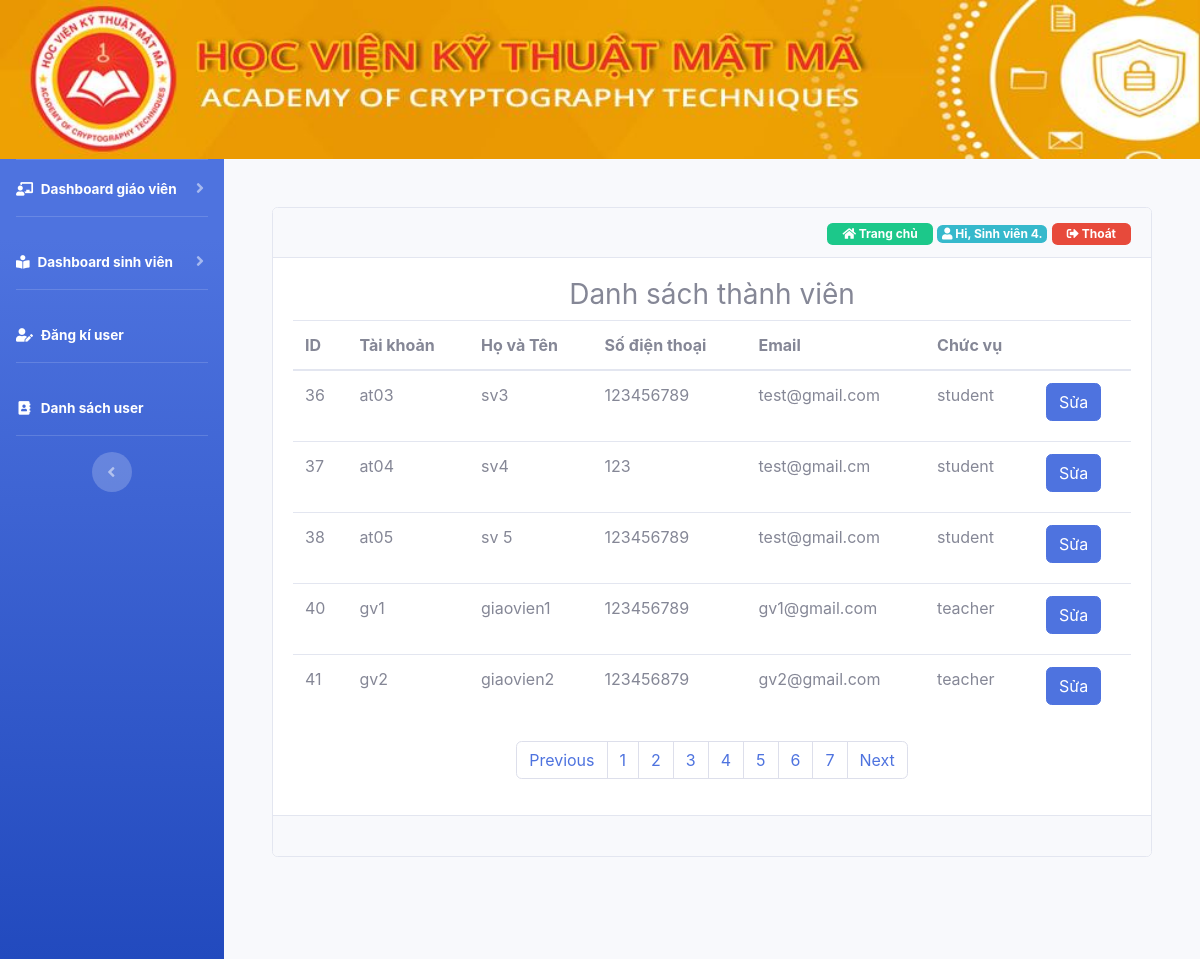
/ds-user.php?page=3 (signed in), run on the app's committed database.
### tables this page shows
CREATE TABLE `user` (
  `id` int(11) NOT NULL,
  `username` text NOT NULL,
  `password` text NOT NULL,
  `fullname` text NOT NULL,
  `phone` varchar(11) NOT NULL,
  `email` text NOT NULL,
  `permission` text NOT NULL
);

### ds-user.php (the view, shortened to what this page needs)
<!DOCTYPE html>
<html>
<head>
    <?php require_once('filecss.php') ?>
</head>
<body>
    <div class="container-fluid">
        <?php require_once('logo.php'); ?>
        <div class="main">
            <div id="wrapper">
                <div class="sidebar bg-gradient-primary">
                    <?php require_once('menu_left.php'); ?>
                </div>
                <div id="content-wrapper" class="d-flex flex-column p-5">
                    <div class="status">
                        <div class="card">
                            <div class="card-header text-right">
                                <?php require_once('home_page.php') ?>
                            </div>
                            <div class="card-body">
                                <h3 class="text-center">Danh sách thành viên</h3>
                                <div class="table-responsive">
                                    <table class="table table-hover table-inverse">
                                        <thead>
                                            <tr>
                                                <th>ID</th>
                                                <th>Tài khoản</th>
                                                <th>Họ và Tên</th>
                                                <th>Số điện thoại</th>
                                                <th>Email</th>
                                                <th>Chức vụ</th>
                                                <th></th>
                                            </tr>
                                        </thead>
                                        <tbody>
                                            <?php
                                            $sql_total = "select count(id) as total from user";
                                                $data = mysqli_query($con, $sql_total);
                                                $rows = mysqli_fetch_assoc($data);
                                                $total_records = $rows['total'];
                                                $current_page = isset($_GET['page']) ? $_GET['page'] : 1;
                                                $limit = 5;
                                                $total_page = ceil($total_records / $limit);
                                                $start = ($current_page - 1) * $limit;
                                             $sql1 = "select * from user limit $start,$limit";
                                            $check=mysqli_query($con,$sql1);
                                            while ($row1=mysqli_fetch_row($check)) {
                                                ?>
                                                <tr>
                                                    <td><?php echo $row1['0']; ?></td>
                                                    <td><?php echo $row1['1']; ?></td>
                                                    <td><?php echo $row1['3']; ?></td>
                                                    <td><?php echo $row1['4']; ?></td>
                                                    <td><?php echo $row1['5']; ?></td>
                                                    <td><?php echo $row1['6']; ?></td>
                                                    <td>
                                                        <a class="mb-2 btn btn-primary" href="sua_user.php?stt=<?php echo $row1[0] ?>">Sửa</a>
                                                    </td>
                                                </tr>
                                                <?php
                                            }
                                            ?>
                                        </tbody>
                                    </table>
                                    <nav aria-label="Page navigation example">
                                     <ul class="pagination justify-content-center">
                                        <?php
                                        if ($current_page > 1 && $total_page > 1) {
                                            echo '<li class="page-item"><a class="page-link" href="ds-user.php?page=' . ($current_page - 1) . '">Previous</a></li>';
                                        }
                                        for ($i = 1; $i <= $total_page; $i++) {
                                            if ($i == $current_page) {
                                                echo '<li class="page-item"><a class="page-link" href="#">'. $i .'</a></li>';
                                            } else {
                                                echo '<li class="page-item"><a class="page-link" href="ds-user.php?page=' . $i . '">'. $i .'</a></li>';
                                            }
                                        }
                                        if ($current_page < $total_page && $total_page > 1) {
                                            echo '<li class="page-item"><a class="page-link" href="ds-user.php?page=' . ($current_page + 1) . '">Next</a></li>';
                                        }
                                            ?>
                                </div>
                            </div>
                            <div class="card-footer">
                            </div>
                        </div>
                    </div>
                </div>
            </div>
        </div>
    </div>
</body>
</html>

### home_page.php (shortened to what this page needs)
<a href="index.php" style="text-decoration: none;"><span class="badge badge-success" style="padding: 5px 15px; "><i class="fas fa-home"></i> Trang chủ</span></a>
<?php
if (empty($_SESSION['username'])) {
    header("Location: /TTCS/login.php");
} else {
     include 'lib/connect.php';
    $username = $_SESSION['username'];
    $sql = "select * from user where username='$username'";
    $query = mysqli_query($con, $sql);
    if ($query) {
        $row = mysqli_fetch_row($query);
        ?>
        <span class="badge badge-info"><i class="fas fa-user"></i><?php echo " Hi, " . $row[3] . "."; ?></span>
        <a href="logout.php" ><span class="badge badge-danger" style="padding: 5px 15px;"><i class="fas fa-sign-out-alt"></i> Thoát</span></a>
    <?php
}
}
?>

### data on the page
user: fullname "Sinh viên 4"
user: id "36", username "at03", fullname "sv3", phone "123456789", email "test@gmail.com", permission "student"
user: id "37", username "at04", fullname "sv4", phone "123", email "test@gmail.cm", permission "student"
user: id "38", username "at05", fullname "sv 5", phone "123456789", email "test@gmail.com", permission "student"
user: id "40", username "gv1", fullname "giaovien1", phone "123456789", email "gv1@gmail.com", permission "teacher"
user: id "41", username "gv2", fullname "giaovien2", phone "123456879", email "gv2@gmail.com", permission "teacher"
